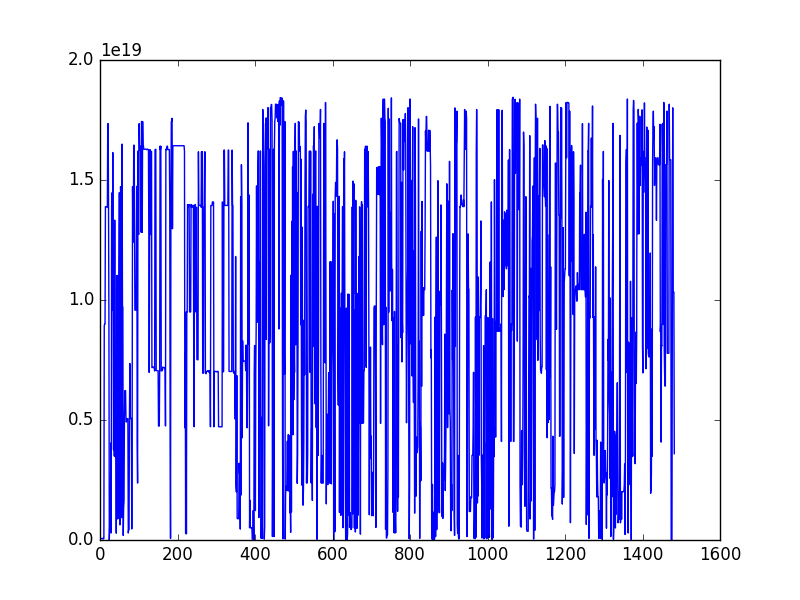
#> input picture img/dhash.png, 800 x 600 px, given in place of video_test.mp4, which was not available
$ python main.py
#> lines starting #> are read from the running program, lines starting #| are printed output that depends on the picture; pictures that were not available may be replaced by others from this repository, and a replacement may not be noted
#> further down, frame is the input picture: shape (600, 800, 3); mean B, G, R 252.4, 192, 192
### functions.py
import cv2
import itertools
import numpy as np
import warnings;
with warnings.catch_warnings():
    warnings.simplefilter("ignore");
    import matplotlib.pyplot as plt

# [16 lines left out: function hamming, not called in this run]


def phash64(img):
    """Compute a perceptual hash of an image.

    :param img: a rgb image to be hashed

    :type img: numpy.ndarray

    :return: a perceptrual hash of img coded on 64 bits
    :rtype: int
    """
    gray = cv2.cvtColor(img, cv2.COLOR_BGR2GRAY)
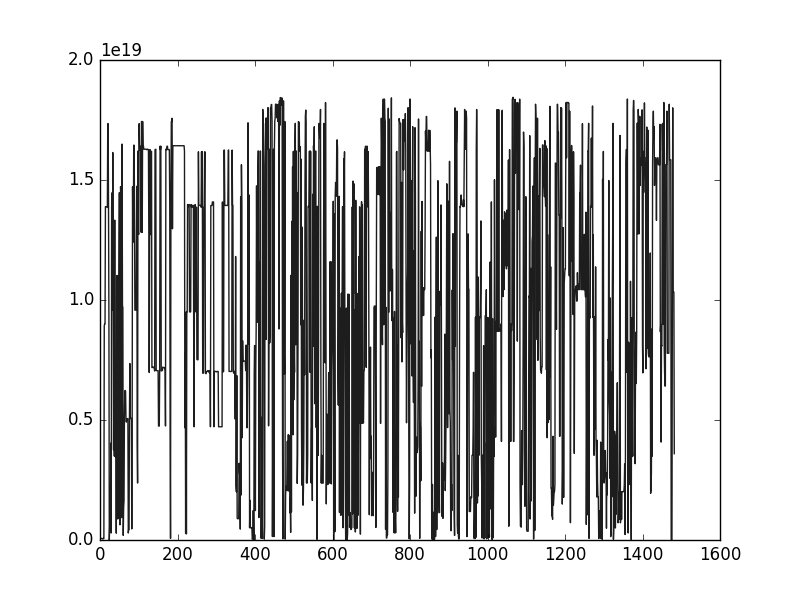
#> gray: shape (600, 800); min 0, max 255, mean 198.9
    resized = cv2.resize(gray, (8, 8))
    mean = cv2.mean(resized)[0]
#> mean = 192.2
    boolean_matrix = resized > mean
    hash_lst = boolean_matrix.reshape((1, 64))[0]
    hash_lst = list(map(int, hash_lst))
#> hash_lst = 64 values, max 1 at index 0, min 0 at index 13, mean 0.609
    im_hash = 0
    for v in hash_lst:
        im_hash  = (im_hash << 1) | v
#> this loop made 64 passes
#> (v, im_hash) on passes 3 to 14: (1, 7), (1, 15), (1, 31), (1, 63), (1, 127), (1, 255), (1, 511), (1, 1023), (1, 2047), (1, 4095), (1, 8191), (0, 16382)
#> im_hash on passes 1 to 2: 1, 3
#> after the loop, im_hash = 18445534136354587135
    return im_hash

# [25 lines left out: functions histogram, variance, not called in this run]

### main.py
from functions import *
from scipy.optimize import curve_fit
from os.path import abspath
from tqdm import tqdm

VIDEO_PATH = abspath("video_test.mp4")
print("[INIT] Loading video at", VIDEO_PATH)

cap = cv2.VideoCapture(VIDEO_PATH)
while not cap.isOpened():
    cap = cv2.VideoCapture(VIDEO_PATH)

VIDEO_FRAMES_COUNT = int(cap.get(cv2.CAP_PROP_FRAME_COUNT))

print("computing hashes...")
L = []

with tqdm(total=VIDEO_FRAMES_COUNT) as pbar:
    while (cap.isOpened()):
        ret, frame = cap.read(0) # 0 flag for an already greyscaled image
        # gray = cv2.cvtColor(frame, cv2.COLOR_BGR2GRAY)
        phash = phash64(frame)
#> phash = 18445534136354587135
        L.append(phash)
        pbar.update()

cap.release()

exit()

print("computing inter frames difference...")
LL = [hamming(L[i - 1], L[i]) for i in range(1, len(L))]

d = histogram(LL)
sigma = variance(d)**.5

#display the distance between 2 frames during the video
plt.plot(LL)
plt.show()

#display the repartition of inter frames distance
plt.hist(LL, bins=max(d.keys()))
plt.show()

nb_bins = max(d.keys())
h, _, _ = plt.hist(LL, bins=nb_bins)

popt, pcov = curve_fit(lambda x, a, b, c: a * np.exp(-b * x) + c, \
                np.array(list(range(1, nb_bins + 1))), h)

$ run again, on img/inter_frames_distance_by_order_of_apparition.png
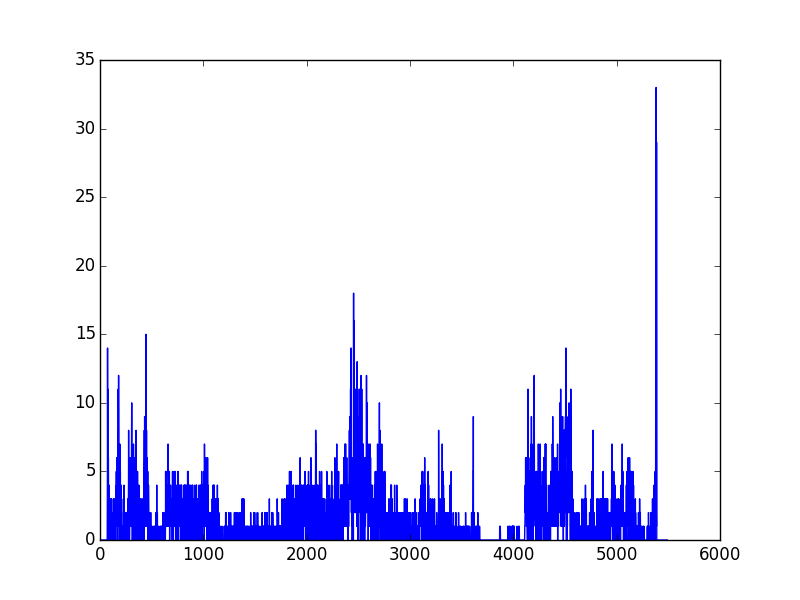
#> input picture img/inter_frames_distance_by_order_of_apparition.png, 800 x 600 px, given in place of video_test.mp4, which was not available
#> frame is the input picture: shape (600, 800, 3); mean B, G, R 252.5, 235.8, 235.8
#> in phash64, `gray = cv2.cvtColor(img, cv2.COLOR_BGR2GRAY)`:
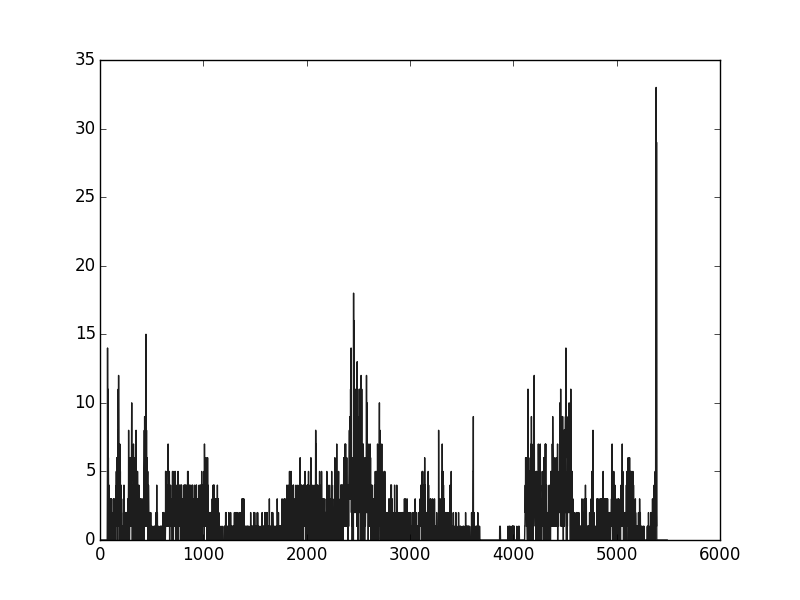
#> gray: shape (600, 800); min 0, max 255, mean 237.7
#> mean = 241.7
#> hash_lst = 64 values, max 1 at index 0, min 0 at index 43, mean 0.922
#> the loop in phash64, `for v in hash_lst:` made 64 passes
#> (v, im_hash) on passes 3 to 10: (1, 7), (1, 15), (1, 31), (1, 63), (1, 127), (1, 255), (1, 511), (1, 1023)
#> after the loop in phash64, `for v in hash_lst:`: im_hash = 18446744073708479487

$ run again, on img/inter_frames_distance_reparition.png
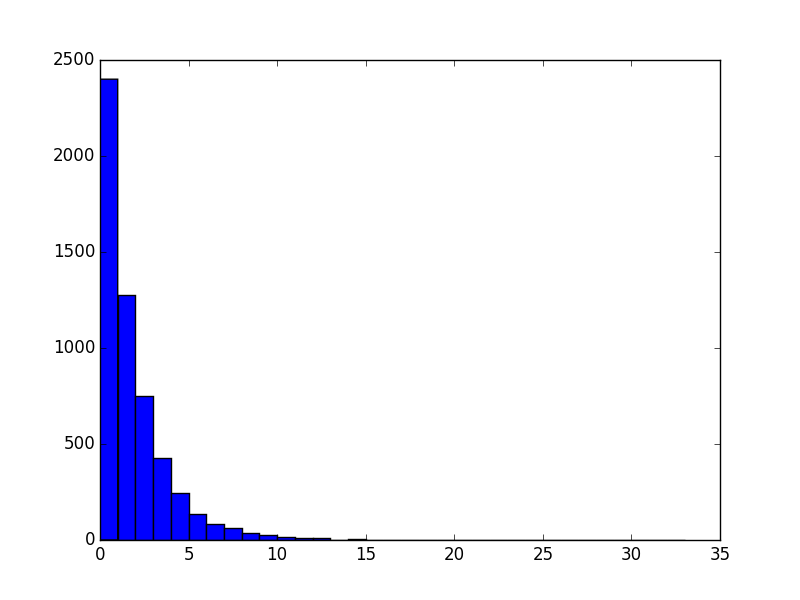
#> input picture img/inter_frames_distance_reparition.png, 800 x 600 px, given in place of video_test.mp4, which was not available
#> frame is the input picture: shape (600, 800, 3); mean B, G, R 251.5, 242.7, 242.7
#> in phash64, `gray = cv2.cvtColor(img, cv2.COLOR_BGR2GRAY)`:
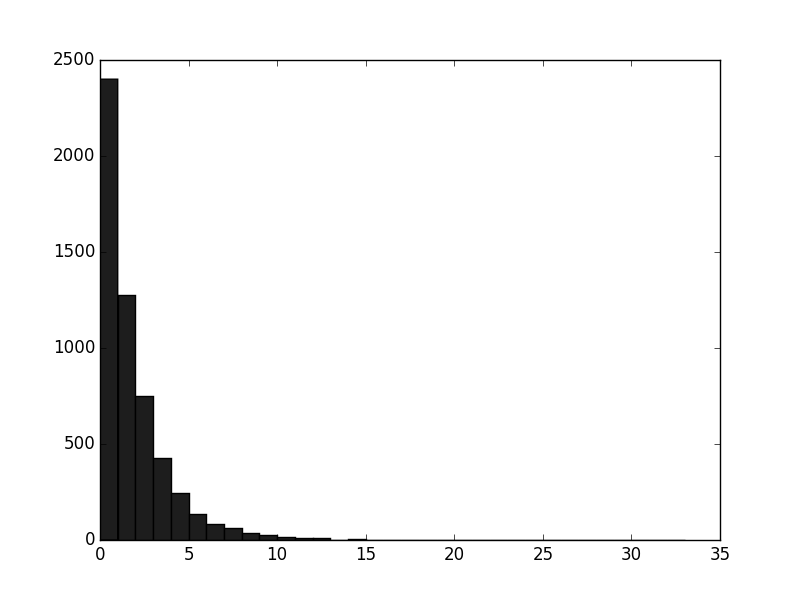
#> gray: shape (600, 800); min 0, max 255, mean 243.7
#> mean = 247.9
#> hash_lst = 64 values, max 1 at index 0, min 0 at index 41, mean 0.969
#> the loop in phash64, `for v in hash_lst:` made 64 passes
#> (v, im_hash) on passes 3 to 10: (1, 7), (1, 15), (1, 31), (1, 63), (1, 127), (1, 255), (1, 511), (1, 1023)
#> after the loop in phash64, `for v in hash_lst:`: im_hash = 18446744073705340927

$ run again, on img/phash64.png
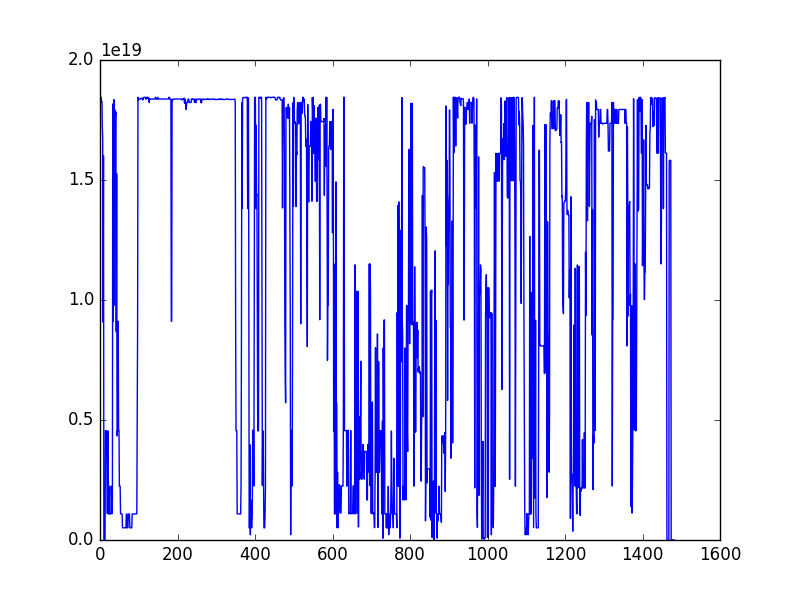
#> input picture img/phash64.png, 800 x 600 px, given in place of video_test.mp4, which was not available
#> frame is the input picture: shape (600, 800, 3); mean B, G, R 252.4, 219.1, 219.1
#> in phash64, `gray = cv2.cvtColor(img, cv2.COLOR_BGR2GRAY)`:
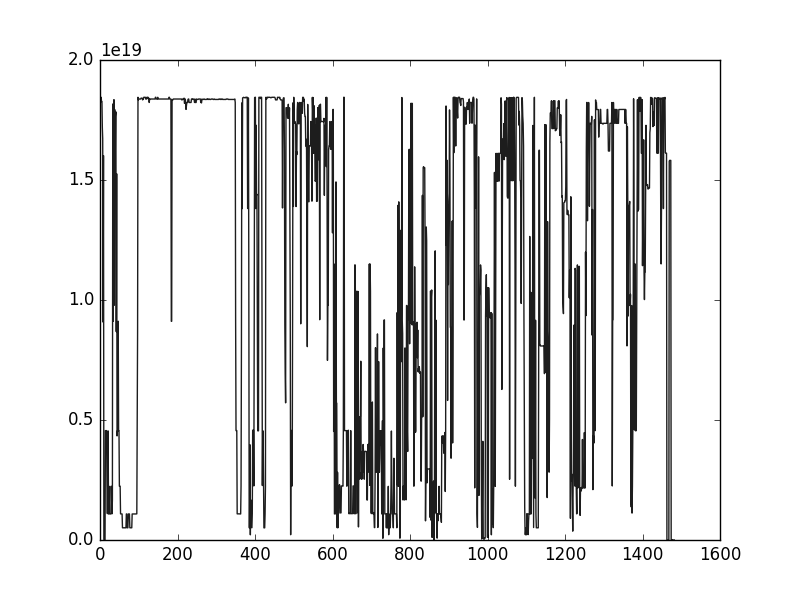
#> gray: shape (600, 800); min 0, max 255, mean 222.9
#> mean = 217.2
#> hash_lst = 64 values, max 1 at index 0, min 0 at index 12, mean 0.734
#> the loop in phash64, `for v in hash_lst:` made 64 passes
#> (v, im_hash) on passes 3 to 10: (1, 7), (1, 15), (1, 31), (1, 63), (1, 127), (1, 255), (1, 511), (1, 1023)
#> after the loop in phash64, `for v in hash_lst:`: im_hash = 18442787841153159167
